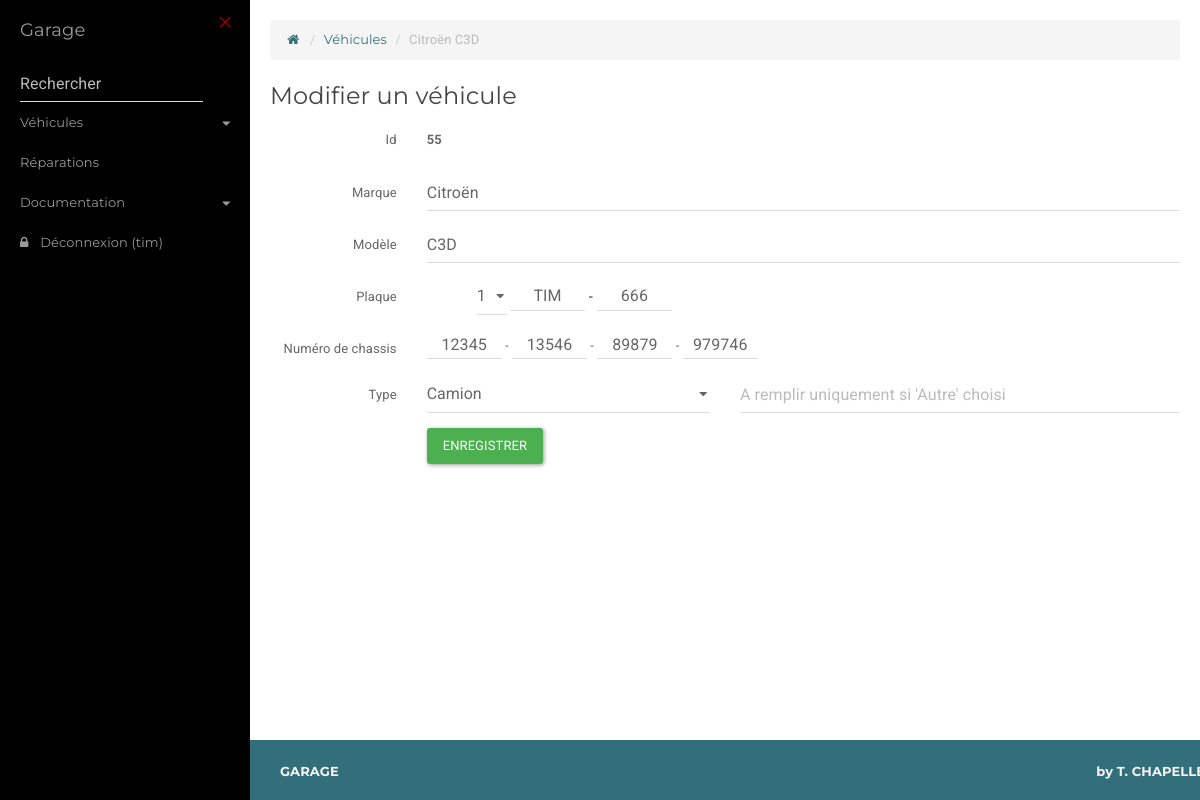
Screenshot of /index.php?p=vehicules.edit&id=55 (signed in) with the database file from the repository.
### tables this page shows
CREATE TABLE IF NOT EXISTS `vehicules` (
  `id` int(11) NOT NULL AUTO_INCREMENT,
  `numero_chassis` varchar(255) NOT NULL,
  `plaque` varchar(255) NOT NULL,
  `marque` varchar(255) NOT NULL,
  `modele` varchar(255) NOT NULL,
  `type` varchar(255) NOT NULL,
  PRIMARY KEY (`id`)
);

### core/Controller/Controller.php (called while the page is built, shortened)
<?php
class Controller {
    protected $viewPath;
    public function render($view, $params = []) {
        extract($params);
        require($this->viewPath . $view . '.php');
    }
    public function validateInt($int) {
        return filter_var($int, FILTER_VALIDATE_INT);
    }
}

### core/Models/Model.php (called while the page is built, shortened)
<?php
class Model {
    protected $table;
    public $db;
    public function __construct(Db $db) {
        $this->db = $db;
        if (is_null($this->table)) {
            $parts = explode('\\', get_class($this));
            $className = end($parts);
            $this->table = strtolower(str_replace('Model', '', $className));
        }
    }
    public function requete($sql, $params = null, $one = false) {
        if ($params) {
            return $this->db->prepare(
                            $sql, $params, str_replace('Model', 'Entite', get_class($this)), $one);
        } else {
            return $this->db->requete(
                            $sql, str_replace('Model', 'Entite', get_class($this)), $one);
        }
    }
    public function find($id) {
        return $this->requete(""
                        . "SELECT * FROM "
                        . $this->table . "
                   WHERE id = ? "
                        , [$id], get_called_class(), true);
    }
}

### core/Db/Db.php (called while the page is built, shortened)
<?php
class Db {
    private $dbhost;
    private $dbname;
    private $dbuser;
    private $dbpass;
    private $pdo;
    public function __construct($dbhost, $dbname, $dbuser, $dbpass) {
        $this->dbhost = $dbhost;
        $this->dbname = $dbname;
        $this->dbuser = $dbuser;
        $this->dbpass = $dbpass;
    }
    public function getPDO() {
        if ($this->pdo === null) {
            $pdo = new PDO("mysql:host=$this->dbhost;dbname=$this->dbname", $this->dbuser, $this->dbpass, [PDO::MYSQL_ATTR_INIT_COMMAND => 'SET NAMES utf8']);
            $pdo->setAttribute(PDO::ATTR_ERRMODE, PDO::ERRMODE_EXCEPTION);
            $this->pdo = $pdo;
        }
        return $this->pdo;
    }
    public function requete($sql, $classe = null, $one = false) {
        $req = $this->getPDO()->query($sql);
        if ($classe === null) {
            $req->setFetchMode(PDO::FETCH_OBJ);
        } else {
            $req->setFetchMode(PDO::FETCH_CLASS, $classe);
        }
        if ($one) {
            $data = $req->fetch();
        } else {
            $data = $req->fetchAll();
        }
        return $data;
    }
    public function prepare($sql, $params, $classe = null, $one = false) {
        $req = $this->getPDO()->prepare($sql);
        $res = $req->execute($params);
        if ($classe === null) {
            $req->setFetchMode(PDO::FETCH_OBJ);
        } else {
            $req->setFetchMode(PDO::FETCH_CLASS, $classe);
        }
        if ($one) {
            $data = $req->fetch();
        } else {
            $data = $req->fetchAll();
        }
        return $data;
    }
}

### app/Models/VehiculesModel.php (called while the page is built, shortened)
<?php
class VehiculesModel extends Model {
    public function getTypes() {
       return $this->requete("SELECT DISTINCT type FROM " . $this->table . " ORDER BY type");
    }
}

### app/Autoloader.php (called while the page is built, shortened)
<?php
class Autoloader {
    static function autoload($nomClasse) {
        if (strpos($nomClasse, __NAMESPACE__ . '\\') === 0 && substr($nomClasse,-3) != 'PDF') {
            $nomClasse = str_replace(__NAMESPACE__ . '\\', '', $nomClasse);
            $nomClasse = str_replace('\\', '/', $nomClasse);
        }
    }
}

### core/Autoloader.php (called while the page is built, shortened)
<?php
class Autoloader {
    static function autoload($nomClasse) {
        if (strpos($nomClasse, __NAMESPACE__ . '\\') === 0) {
            $nomClasse = str_replace(__NAMESPACE__ . '\\', '', $nomClasse);
            $nomClasse = str_replace('\\', '/', $nomClasse);
        }
    }
}

### app/views/vehicules/edit.php (the view, shortened to what this page needs)
<ol class="breadcrumb">
    <li><a href="index.php"><i class="fa fa-home fa-fw"></i></a></li>
    <li><a href="index.php?p=vehicules.indexPHP">Véhicules</a></li>
    <?php if (isset($vehicule)) : ?>
        <li class="active"><?= $vehicule->marque . " " . $vehicule->modele ?></li>
    <?php else : ?>
        <li class="active">Ajouter un véhicule</li>
    <?php endif; ?>
</ol>
<h4><?= $title ?></h4>
<form class='form-horizontal' action='<?= $action ?>' method='POST'>
    <?php if (isset($vehicule)): ?>
        <div class="form-group">
            <label class="col-sm-2 control-label">Id</label>
            <div class="col-sm-10">
                <p class="form-control-static"><strong><?= $vehicule->id ?></strong></p>
            </div>
        </div>
    <?php endif ?>
    <div class="form-group">
        <label for="marque" class="col-sm-2 control-label">Marque</label>
        <div class="col-sm-10">
            <input type="text" class="form-control" id="marque" name="marque" placeholder="Marque"
                   value="<?= isset($vehicule) ? $vehicule->marque : "" ?>">
        </div>
    </div>
    <div class="form-group">
        <label for="modele" class="col-sm-2 control-label">Modèle</label>
        <div class="col-sm-10">
            <input type="text" class="form-control" id="modele" name="modele" placeholder="Modèle"
                   value="<?= isset($vehicule) ? $vehicule->modele : "" ?>">
        </div>
    </div>
    <div class="form-group">
        <label for="plaque" class="col-sm-2 control-label">Plaque</label>
        <div class="col-sm-10 numero_chassis">
            <select class='form-control select-plaque' name='plaque1' id='plaque1'>
                <option value='1' <?= (isset($vehicule) && substr($vehicule->plaque, 0, 1) == "1") ? ' selected' : '' ?>>1</option>
            </select>
            <input type="text" class="text-center" id="plaque2" name="plaque2" placeholder="ABC"
                   value="<?= isset($vehicule) ? substr($vehicule->plaque, 2, 3) : "" ?>">
            <span class="form-control-static"><strong> - </strong></span>
            <input type="text" class="text-center" id="plaque3"  name="plaque3" placeholder="123"
                   value="<?= isset($vehicule) ? substr($vehicule->plaque, 6, 3) : "" ?>">
        </div>
    </div>
    <div class="form-group">
        <label for="numero_chassis" class="col-sm-2 control-label">Numéro de chassis</label>
        <div class="col-sm-10 numero_chassis">
            <input type="text" class="text-center" id="numero_chassis1" name="numero_chassis1" placeholder="12345"
                   value='<?= isset($vehicule) ? substr($vehicule->numero_chassis, 0, 5) : "" ?>'>
            <span class='form-control-static'>-</span>
            <input type="text" class="text-center" id="numero_chassis2" name="numero_chassis2" placeholder="12345"
                   value='<?= isset($vehicule) ? substr($vehicule->numero_chassis, 6, 5) : "" ?>'>
            <span class='form-control-static'>-</span>
            <input type="text" class="text-center" id="numero_chassis3" name="numero_chassis3" placeholder="12345"
                   value='<?= isset($vehicule) ? substr($vehicule->numero_chassis, 12, 5) : "" ?>'>
            <span class='form-control-static'>-</span>
            <input type="text" class="text-center"  id="numero_chassis4" name="numero_chassis4" placeholder="123456"
                   value='<?= isset($vehicule) ? substr($vehicule->numero_chassis, 18, 6) : "" ?>'>
        </div>
    </div>
    <div class="form-group">
        <label for="type" class="col-xs-2 control-label">Type</label>
        <div class="col-xs-4">
            <select class="form-control" id="type" name="type">
                <?php foreach ($options as $option) : ?>
                    <option value="<?= $option->type ?>" <?= (isset($vehicule) && $vehicule->type === $option->type) ? ' selected' : '' ?>><?= $option->type ?></option>
                <?php endforeach; ?>
            </select>
        </div>
        <div class="col-xs-6">
            <input type="text" id="autreType" name="autreType" class="form-control" placeholder="A remplir uniquement si 'Autre' choisi">
        </div>
    </div>
    <div class="form-group">
        <div class="col-sm-offset-2 col-xs-10">
            <input type="submit" class="btn btn-success" value="<?= isset($vehicule) ? 'Enregistrer' : 'Ajouter' ?>">
        </div>
    </div>
</form>

### assets/css/simple-sidebar.css (style rules this page uses)
body { overflow-x: hidden; }

### assets/css/chapelle.css (style rules this page uses)
html { position: relative; min-height: 100%; }
body { margin-bottom: 60px; }
ol.breadcrumb li a { color: #336e7b; }
.numero_chassis input { width: 75px; display: inline; text-align: center }
.select-plaque { width: 30px; margin-left: 50px; display: inline-block; }
#plaque2, #plaque3 { display: inline }
h1,h2,h3,h4,a, button { font-family: 'Montserrat', sans-serif }

### rows the page displays
vehicules: marque "Citroën", modele "C3D", id "55", plaque1 "1", plaque2 "TIM", plaque3 "666", numero_chassis1 "12345", numero_chassis2 "13546", numero_chassis3 "89879", numero_chassis4 "979746", type "Camion"

### other values shown
$_SESSION["login"] "tim"
$title "Modifier un véhicule"
